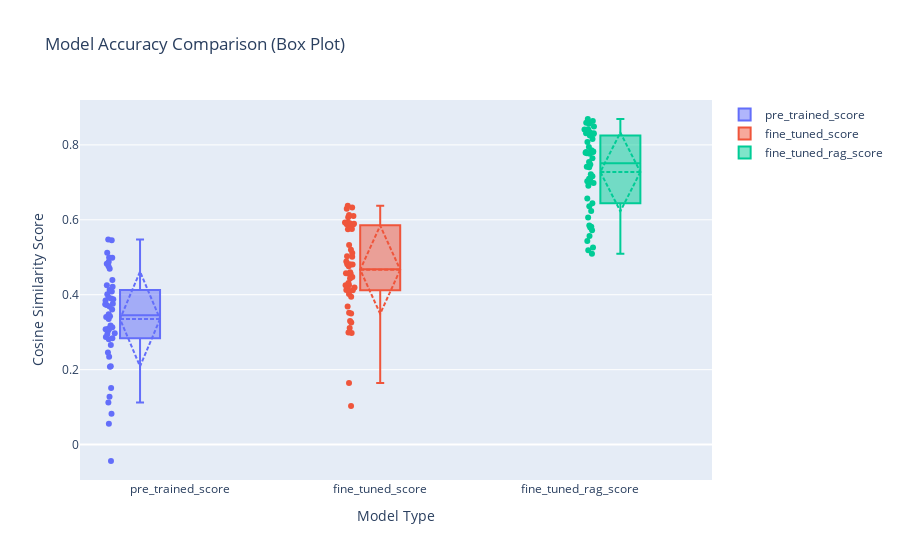

Write notebook code for a chart like this one.
### Code cell
fig = go.Figure()

# Create box plot for each model score
for col in ploting_column:
    fig.add_trace(
        go.Box(
            y=data[col][200:250],
            name=col,
            boxmean='sd',  
            marker=dict(color=None), 
            boxpoints='all',  
            jitter=0.3,
            whiskerwidth=0.2
        )
    )

fig.update_layout(
    title="Model Accuracy Comparison (Box Plot)",
    xaxis_title="Model Type",
    yaxis_title="Cosine Similarity Score",
    boxmode='group',
    boxgap=0.4,          
    boxgroupgap=0
)

fig.show()

### Figure 1 — Plotly figure (JSON) as saved in the notebook; plotly's stock layout.template omitted (floating-point values rounded to 4 significant figures)
{"data": [{"boxmean": "sd", "boxpoints": "all", "jitter": 0.3, "name": "pre_trained_score", "type": "box", "whiskerwidth": 0.2, "y": [0.3757, 0.1275, 0.208, 0.3054, 0.1126, 0.3076, 0.3725, 0.2661, 0.3877, 0.246, 0.4696, 0.4014, 0.3929, 0.4395, 0.335, 0.08241, 0.3603, -0.04383, 0.3478, 0.2088, 0.309, 0.4214, 0.4089, 0.284, 0.4828, 0.4255, 0.2347, 0.5476, 0.2808, 0.3425, 0.4763, 0.499, 0.4129, 0.5457, 0.3843, 0.3179, 0.05572, 0.3685, 0.151, 0.3111, 0.4879, 0.2953, 0.3744, 0.3897, 0.2871, 0.3132, 0.5123, 0.4993, 0.3407, 0.2974]}, {"boxmean": "sd", "boxpoints": "all", "jitter": 0.3, "name": "fine_tuned_score", "type": "box", "whiskerwidth": 0.2, "y": [0.5752, 0.3299, 0.3114, 0.4475, 0.2978, 0.4572, 0.5882, 0.46, 0.5896, 0.3497, 0.6098, 0.4312, 0.5927, 0.5749, 0.5025, 0.326, 0.5852, 0.1031, 0.4884, 0.4558, 0.4251, 0.5907, 0.5328, 0.5117, 0.4126, 0.6377, 0.3519, 0.4556, 0.3945, 0.5201, 0.6298, 0.633, 0.3687, 0.4017, 0.5922, 0.4815, 0.1645, 0.6067, 0.2991, 0.5017, 0.6126, 0.4256, 0.4815, 0.5876, 0.4195, 0.4809, 0.4117, 0.4137, 0.4762, 0.4431]}, {"boxmean": "sd", "boxpoints": "all", "jitter": 0.3, "name": "fine_tuned_rag_score", "type": "box", "whiskerwidth": 0.2, "y": [0.7213, 0.5431, 0.5718, 0.6058, 0.7161, 0.8591, 0.7645, 0.636, 0.8252, 0.5188, 0.7808, 0.8308, 0.7476, 0.7097, 0.6571, 0.5814, 0.7943, 0.5848, 0.6442, 0.7022, 0.6908, 0.7811, 0.7401, 0.7099, 0.8341, 0.8567, 0.5093, 0.8635, 0.7857, 0.7787, 0.8493, 0.8387, 0.8691, 0.842, 0.754, 0.6234, 0.5261, 0.7413, 0.557, 0.8411, 0.8309, 0.8288, 0.7029, 0.7775, 0.5797, 0.7821, 0.7761, 0.8076, 0.6982, 0.8156]}], "layout": {"boxgap": 0.4, "boxgroupgap": 0, "boxmode": "group", "title": {"text": "Model Accuracy Comparison (Box Plot)"}, "xaxis": {"title": {"text": "Model Type"}}, "yaxis": {"title": {"text": "Cosine Similarity Score"}}}}
